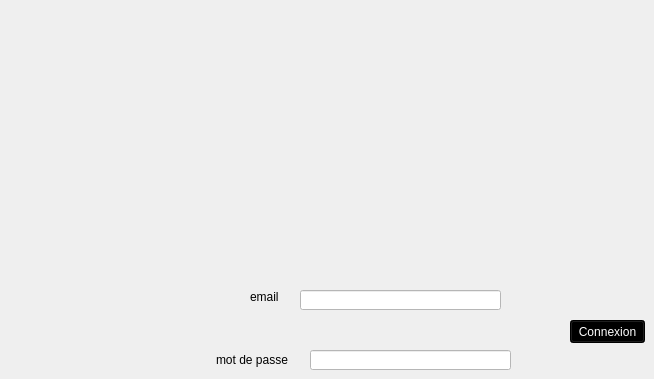
    <widget class="QWidget" name="login">
     <widget class="QLabel" name="label_30">
      <property name="geometry">
       <rect>
        <x>216</x>
        <y>350</y>
        <width>81</width>
        <height>20</height>
       </rect>
      </property>
      <property name="styleSheet">
       <string notr="true">color:black;
</string>
      </property>
      <property name="text">
       <string>mot de passe</string>
      </property>
     </widget>
     <widget class="QPushButton" name="pushButton_3">
      <property name="geometry">
       <rect>
        <x>570</x>
        <y>320</y>
        <width>75</width>
        <height>23</height>
       </rect>
      </property>
      <property name="styleSheet">
       <string notr="true">background-color: black;


color:white;</string>
      </property>
      <property name="text">
       <string>Connexion</string>
      </property>
     </widget>
     <widget class="QLineEdit" name="login_email">
      <property name="geometry">
       <rect>
        <x>300</x>
        <y>290</y>
        <width>201</width>
        <height>20</height>
       </rect>
      </property>
      <property name="styleSheet">
       <string notr="true">background-color:white;
color:black;
</string>
      </property>
     </widget>
     <widget class="QLineEdit" name="login_mdp">
      <property name="geometry">
       <rect>
        <x>310</x>
        <y>350</y>
        <width>201</width>
        <height>20</height>
       </rect>
      </property>
      <property name="styleSheet">
       <string notr="true">background-color:white;
color:black;
</string>
      </property>
     </widget>
     <widget class="QLabel" name="label_31">
      <property name="geometry">
       <rect>
        <x>250</x>
        <y>290</y>
        <width>47</width>
        <height>14</height>
       </rect>
      </property>
      <property name="styleSheet">
       <string notr="true">color:black;
</string>
      </property>
      <property name="text">
       <string>email</string>
      </property>
     </widget>
    </widget>
